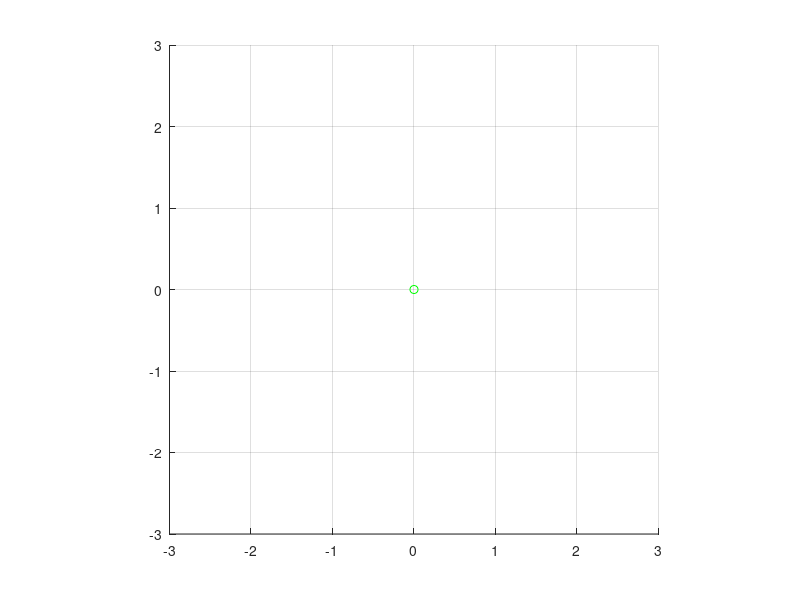

MATLAB code for this plot: (Note: this script raises an error after producing the figure.)

clc;
close all;

% Physical parameters of the differential drive bot
axleLength = 0.3;
radius = 0.025;

% Initial wheel velocities and pose
rightVelocity = 3;
leftVelocity = 5;

initialTheta = 90*pi/180;
initialX = 0;
initialY = 0;

% Plotting variables
time_run = 2.5;
del_t = 0.0185;


axis([-3 3 -3 3]);
axis equal;
grid ON;
hold ON;
pause(1);
plot(initialX, initialY, 'g-o');

for i = 0:del_t:time_run
    
  omega = (rightVelocity-leftVelocity)/axleLength;
  
  if(rightVelocity ~= leftVelocity)
      
    RICC = ((rightVelocity+leftVelocity)/(rightVelocity-leftVelocity))*axleLength*0.5;
  
    [x1,y1,phi1] = differentialDriveTransformation(initialX,initialY,initialTheta,RICC,omega,del_t);
    
    flag = 1;
  else
      p = [initialX initialY];
      m = tan(wrapToPi(initialTheta));
      c = p(2)-m*p(1);
      phi1 = wrapToPi(initialTheta);
      
      if(flag == 1)
      iterate = norm([initialX x1]-[initialY y1])*abs(cos(phi1))*radius*rightVelocity/4;
      end
      
      flag = 0;

      if -pi/2 < initialTheta && initialTheta < pi/2
      
      x1 = p(1)+iterate;
      y1 = m*x1+c;
      
      elseif initialTheta == pi/2 
              
      x1 = p(1);
      y1 = p(2)+ iterate;
      
      elseif initialTheta == -pi/2
              
      x1 = p(1);
      y1 = p(2)-iterate;
      
      else
          
      x1 = p(1)-iterate;
      y1 = m*x1+c;
          
      end
  end
  
  plot(x1,y1,'g-o');
  pause(0.03);
  
  initialX = x1;
  initialY = y1;
  initialTheta = phi1;
  
  % Add required path changes at desired timestep here
  if(i == del_t*25)
      temp = rightVelocity;
      rightVelocity = leftVelocity;
      leftVelocity = temp;
  elseif(i == del_t*45)
      rightVelocity = leftVelocity;
  elseif(i == del_t*80)
      leftVelocity = leftVelocity + 2.5;
      rightVelocity = rightVelocity + 1.5;
  end
end

% Calculation of forward kinematics
function [x,y,phi]=differentialDriveTransformation(a,b,theta,R,w,t)

ICC = [a-R*sin(theta);b+R*cos(theta)];
plot(ICC(1),ICC(2),'r-*');
text(ICC(1),ICC(2),'ICC','Color',[1 0 0],'VerticalAlignment','Top',...
    'HorizontalAlignment','Center');

Rotate = [cos(w*t) -sin(w*t) 0;sin(w*t) cos(w*t) 0;0 0 1];
poseICC = [a-ICC(1);b-ICC(2);theta];

FinalPose = Rotate*poseICC + [ICC(1);ICC(2);w*t];

x = FinalPose(1);
y = FinalPose(2);
phi = FinalPose(3);

end



















